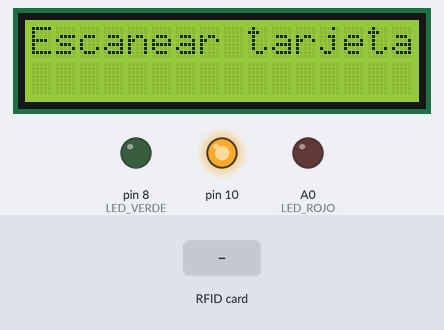
The sketch below on a simulated Arduino Uno, built with avr-gcc and run on an emulated ATmega328P. Shown: 16×2 character LCD, output pins drawn as LEDs (lit = HIGH). The inputs (shaded band) are chosen by the test bench. What the sketch prints to the serial monitor is not drawn.

Above: at 2.3 s.
2.4 s: RFID card 5E 7A 19 C4 held to the reader
At 3.0 s:
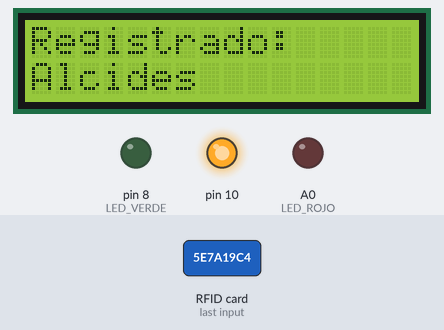
5.4 s: RFID card 5E 7A 19 C4 held to the reader
At 6.7 s:
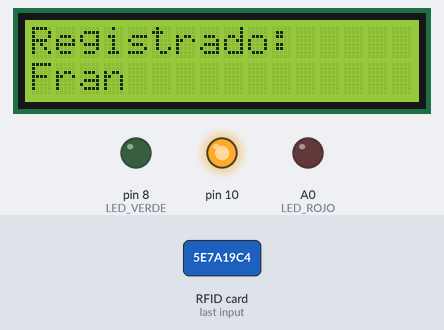
8.4 s: RFID card 5E 7A 19 C4 held to the reader
At 8.8 s:
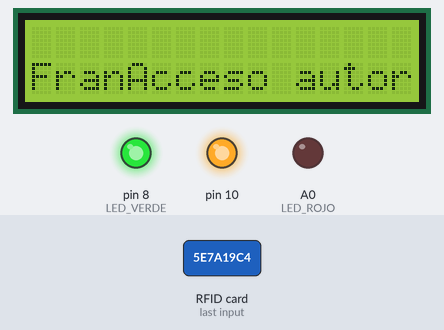
11.4 s: RFID card 5E 7A 19 C4 held to the reader
At 13.5 s:
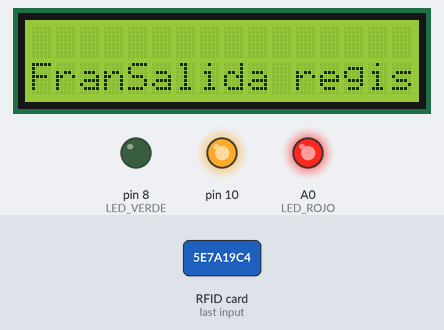
Timing chart, 0 to 16.0 s (numbered marks = the images above; inputs shaded):
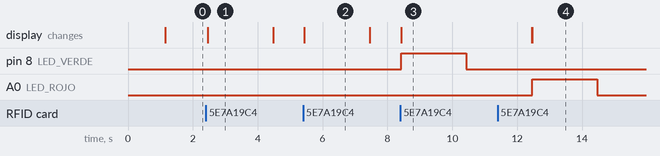

Measured:
- after the input at 2.4 s, the display: changes after 0.06 s (image 1)
- after the input at 5.4 s, the display: changes at once (image 2)
- after the input at 8.4 s, pin 8 (LED_VERDE): LOW → HIGH at once, → LOW 2.0 s later; the display: changes at once (image 3)
- after the input at 11.4 s, A0 (LED_ROJO): LOW → HIGH after 1.1 s, → LOW 2.0 s later; the display: first differs from a run without the input after 1.1 s (image 4)
- what the display in image 1 shows lasts 2.0 s, from 2.5 s to 4.5 s

The sketch:

Listas_y_dos_leds.ino
```cpp
#include <Wire.h>
#include <LiquidCrystal_PCF8574.h>
#include <SPI.h>
#include <MFRC522.h>

#define SDA_PIN 9
#define RST_PIN 5
#define LED_VERDE 8  // Pin para el LED verde
#define LED_ROJO A0  // Pin para el LED rojo

MFRC522 mfrc522(SDA_PIN, RST_PIN);
LiquidCrystal_PCF8574 lcd(0x27);

struct NodoUsuario {
  byte id[4];
  String nombre;
  bool ingresado; // Indica si el usuario está dentro o fuera
  NodoUsuario* siguiente;
};

NodoUsuario* listaUsuarios = nullptr;
int contadorTarjetas = 0;

void setup() {
  Serial.begin(9600);
  Serial.println("Iniciando sistema...");

  lcd.begin(16, 2);
  lcd.setBacklight(1);
  lcd.print("Iniciando...");

  SPI.begin();
  mfrc522.PCD_Init();

  pinMode(LED_VERDE, OUTPUT);
  pinMode(LED_ROJO, OUTPUT);

  delay(1000);
  lcd.clear();
  lcd.print("Escanear tarjeta");
}

void loop() {
  if (mfrc522.PICC_IsNewCardPresent() && mfrc522.PICC_ReadCardSerial()) {
    Serial.println("Tarjeta detectada.");
    lcd.clear();

    if (contadorTarjetas < 2) {
      registrarTarjeta();
    } else {
      NodoUsuario* usuario = verificarAcceso();
      if (usuario != nullptr) {
        if (usuario->ingresado) {
          lcd.print("Salida registrada");
          encenderLed(LED_ROJO, 2000);  // LED rojo para salida
          usuario->ingresado = false;   // Marcar como fuera
        } else {
          lcd.print("Acceso autorizado");
          encenderLed(LED_VERDE, 2000); // LED verde para entrada
          usuario->ingresado = true;    // Marcar como dentro
        }
      } else {
        lcd.print("Acceso denegado");
      }
    }

    delay(2000);
    lcd.clear();
    lcd.print("Escanear tarjeta");

    mfrc522.PICC_HaltA();
  }
}

void registrarTarjeta() {
  String nombre = (contadorTarjetas == 0) ? "Alcides" : "Fran";
  agregarUsuario(mfrc522.uid.uidByte, nombre);

  Serial.print("Usuario registrado: ");
  Serial.println(nombre);

  lcd.print("Registrado:");
  lcd.setCursor(0, 1);
  lcd.print(nombre);

  contadorTarjetas++;
}

NodoUsuario* verificarAcceso() {
  NodoUsuario* actual = listaUsuarios;
  while (actual != nullptr) {
    if (compararUID(actual->id, mfrc522.uid.uidByte)) {
      lcd.setCursor(0, 1);
      lcd.print(actual->nombre);
      Serial.print("Usuario encontrado: ");
      Serial.println(actual->nombre);
      return actual;
    }
    actual = actual->siguiente;
  }
  Serial.println("Acceso denegado.");
  return nullptr;
}

bool compararUID(byte* uid1, byte* uid2) {
  for (byte i = 0; i < 4; i++) {
    if (uid1[i] != uid2[i]) {
      return false;
    }
  }
  return true;
}

void agregarUsuario(byte id[], String nombre) {
  NodoUsuario* nuevoUsuario = new NodoUsuario;
  memcpy(nuevoUsuario->id, id, 4);
  nuevoUsuario->nombre = nombre;
  nuevoUsuario->ingresado = false; // Inicialmente fuera
  nuevoUsuario->siguiente = listaUsuarios;
  listaUsuarios = nuevoUsuario;

  Serial.print("Nuevo usuario agregado: ");
  Serial.println(nombre);
}

void liberarListaUsuarios() {
  NodoUsuario* actual = listaUsuarios;
  while (actual != nullptr) {
    NodoUsuario* siguiente = actual->siguiente;
    delete actual;
    actual = siguiente;
  }
}

void encenderLed(int pinLed, int duracion) {
  digitalWrite(pinLed, HIGH);
  delay(duracion);
  digitalWrite(pinLed, LOW);
}
```
